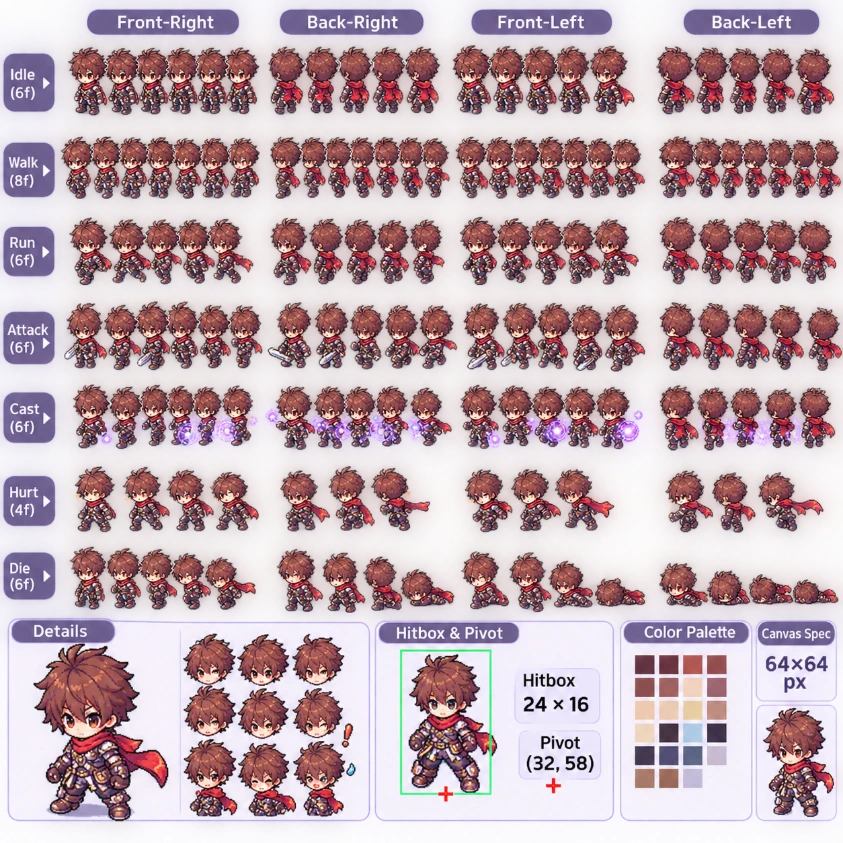
#> input picture art/raw/adventurer_4dir.webp, 843 x 843 px
$ python slice_props.py ../art/raw/adventurer_4dir.webp ../art/raw/adventurer_anim.webp ../art/raw/adventurer_anim.webp 100 5
#> lines starting #> are read from the running program, lines starting #| are printed output that depends on the picture; after the words box and inside, x2 and y2 are one past the last pixel; in counts of white or black regions, pixels touching at a corner belong together
"""Cut a sheet of separate props into one PNG per object.
Background: real alpha, or a light flat/checkerboard backdrop (flood-filled from the border, so white parts
inside outlined objects survive). Objects = connected blobs (after a small dilation so thin bits stay attached).
Usage: python3 -I tools/slice_props.py SHEET OUT_DIR PREFIX [min_area=1500] [dilate_px=3]
Writes OUT_DIR/PREFIX_NN.png (trimmed, alpha) and OUT_DIR/PREFIX_index.png (numbered contact sheet)."""
import sys, os
from collections import deque
import numpy as np
from PIL import Image, ImageDraw

src, out, prefix = sys.argv[1], sys.argv[2], sys.argv[3]
min_area = int(sys.argv[4]) if len(sys.argv) > 4 else 1500
dil = int(sys.argv[5]) if len(sys.argv) > 5 else 3   # 0 = split objects that touch the neighbours
os.makedirs(out, exist_ok=True)
im = Image.open(src).convert('RGBA'); a = np.array(im); h, w = a.shape[:2]
#> further down, im is the input picture: PIL image 843x843 RGBA; mean R, G, B, A 182.8, 157.3, 166.1, 196
rgb = a[:, :, :3].astype(int)
fg = a[:, :, 3] > 40
#> fg: shape (843, 843) bool; every value is 1
if fg.all():   # no real alpha: flood the light, unsaturated backdrop from the border
    light = (rgb.max(2) - rgb.min(2) < 14) & (rgb.min(2) > 205)
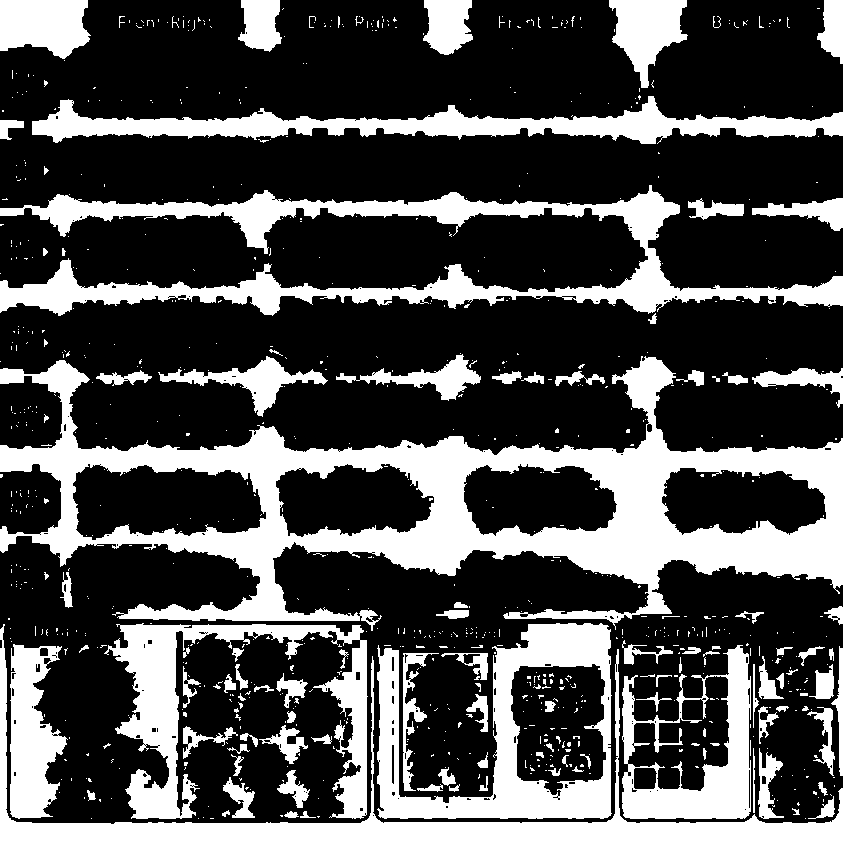
#> light: shape (843, 843) bool; 30% white; 848 white regions (734 under 20 px), largest, box (x1, y1, x2, y2) and area: (0, 356, 843, 631) 65201, (0, 185, 843, 316) 26994, (0, 624, 843, 843) 19981
    bg = np.zeros((h, w), bool); q = deque()
    for x in range(w):
        for y in (0, h - 1):
            if light[y, x] and not bg[y, x]: bg[y, x] = True; q.append((y, x))
#> bg: shape (843, 843) bool; 0.16% white in thin lines or dots
    for y in range(h):
        for x in (0, w - 1):
            if light[y, x] and not bg[y, x]: bg[y, x] = True; q.append((y, x))
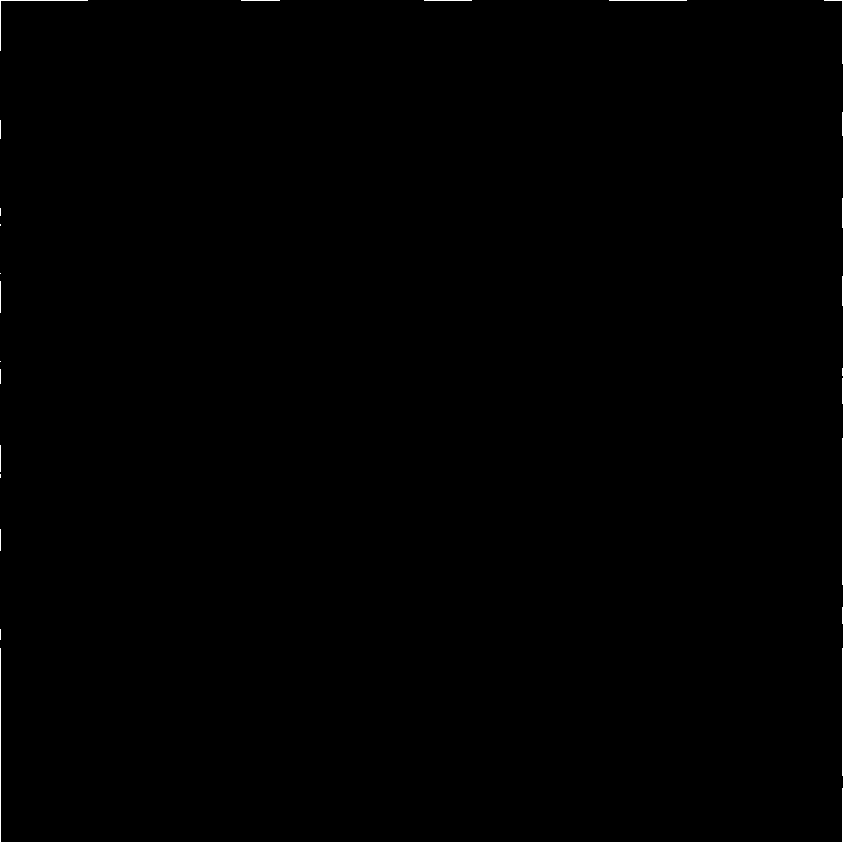
#> bg: shape (843, 843) bool; 0.29% white in thin lines or dots
    while q:
        y, x = q.popleft()
        for dy, dx in ((1, 0), (-1, 0), (0, 1), (0, -1)):
            ny, nx = y + dy, x + dx
            if 0 <= ny < h and 0 <= nx < w and light[ny, nx] and not bg[ny, nx]: bg[ny, nx] = True; q.append((ny, nx))
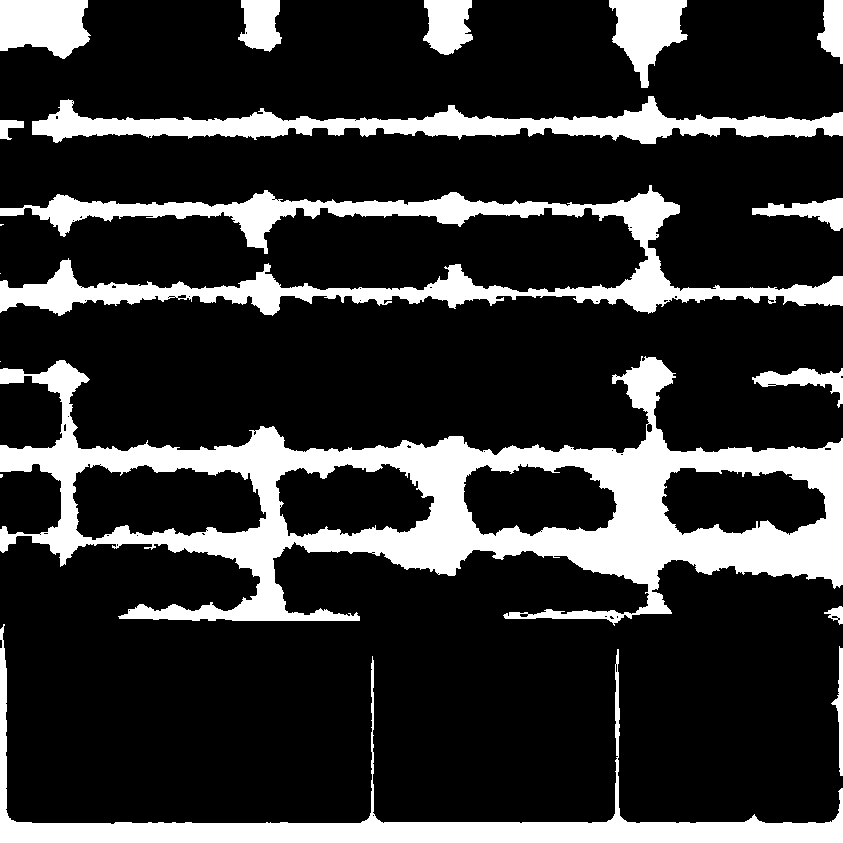
#> bg: shape (843, 843) bool; 20.2% white; 18 white regions (4 under 20 px), largest, box (x1, y1, x2, y2) and area: (0, 356, 843, 626) 64905, (0, 185, 843, 316) 26892, (0, 624, 843, 843) 19981
    fg = ~bg
    a[:, :, 3] = np.where(fg, 255, 0)
# blobs on a dilated mask
d = fg.copy()
for dy in (-dil, 0, dil):
    for dx in (-dil, 0, dil): d |= np.roll(np.roll(fg, dy, 0), dx, 1)
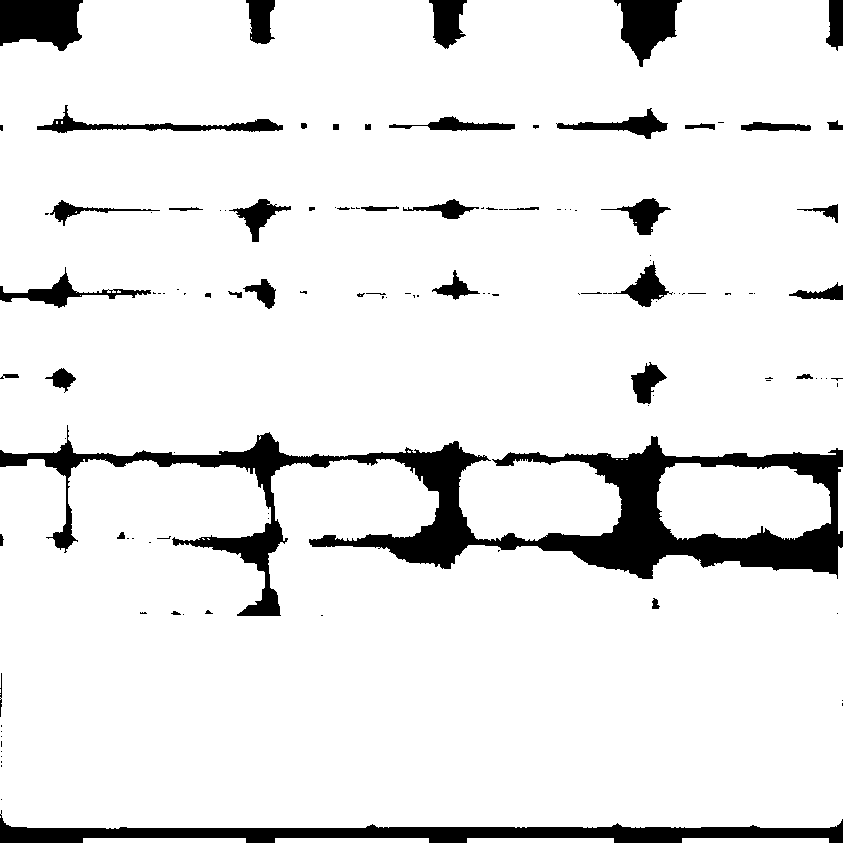
#> d: shape (843, 843) bool; 90.9% white; 124 black regions (79 under 20 px), largest, box (x1, y1, x2, y2) and area: (0, 425, 843, 616) 32517, (0, 810, 843, 843) 10094, (0, 0, 83, 51) 3374
lab = np.zeros((h, w), int); n = 0; boxes = []
for y0 in range(h):
    for x0 in range(w):
        if d[y0, x0] and not lab[y0, x0]:
            n += 1; lab[y0, x0] = n; q = deque([(y0, x0)]); ys = [y0]; xs = [x0]; cnt = 0
            while q:
                y, x = q.popleft(); cnt += 1
                for dy, dx in ((1, 0), (-1, 0), (0, 1), (0, -1)):
                    ny, nx = y + dy, x + dx
                    if 0 <= ny < h and 0 <= nx < w and d[ny, nx] and not lab[ny, nx]:
                        lab[ny, nx] = n; q.append((ny, nx)); ys.append(ny); xs.append(nx)
            if cnt >= min_area: boxes.append((n, min(ys), min(xs), max(ys), max(xs)))
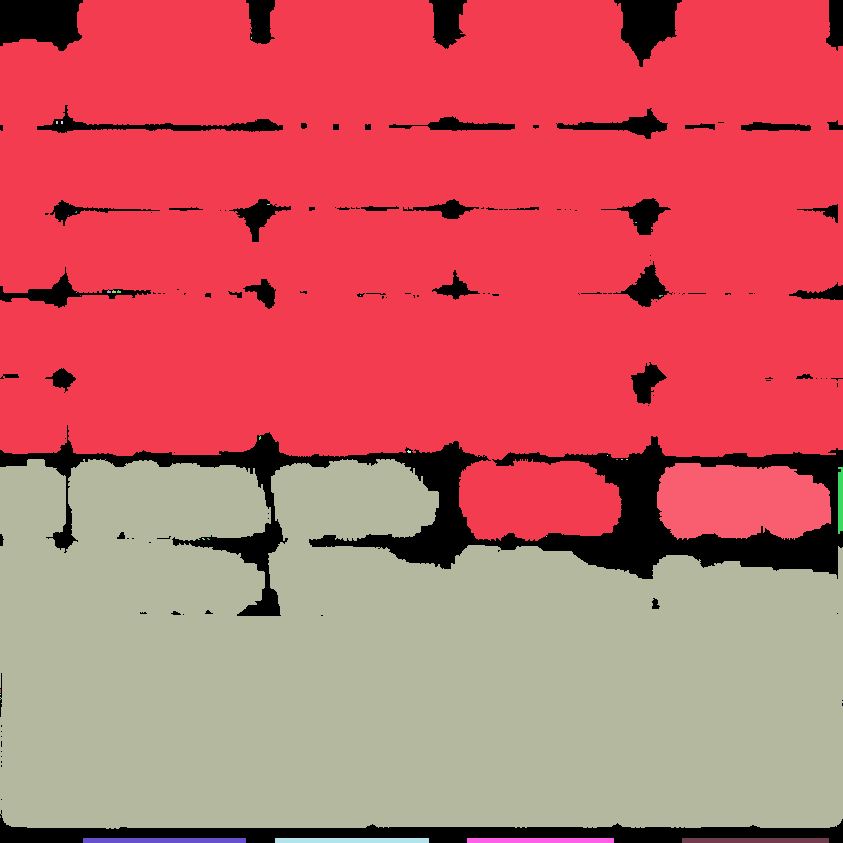
#> lab: shape (843, 843) int64; 41 distinct labels, from 0 to 40; one colour per label, 0 black
boxes.sort(key=lambda b: (b[1] // 120, b[2]))   # reading order (rows of ~120 px)
sheet = Image.new('RGBA', (w, h), (40, 44, 60, 255)); dr = ImageDraw.Draw(sheet)
for i, (k, y0, x0, y1, x1) in enumerate(boxes):
    m = (lab[y0:y1 + 1, x0:x1 + 1] == k) & fg[y0:y1 + 1, x0:x1 + 1]
    crop = a[y0:y1 + 1, x0:x1 + 1].copy(); crop[:, :, 3] = np.where(m, crop[:, :, 3], 0)
    Image.fromarray(crop).save(f'{out}/{prefix}_{i:02d}.png')
    sheet.alpha_composite(Image.fromarray(crop), (x0, y0)); dr.text((x0 + 4, y0 + 2), str(i), fill=(255, 80, 80, 255))
    print(i, x1 - x0 + 1, y1 - y0 + 1)
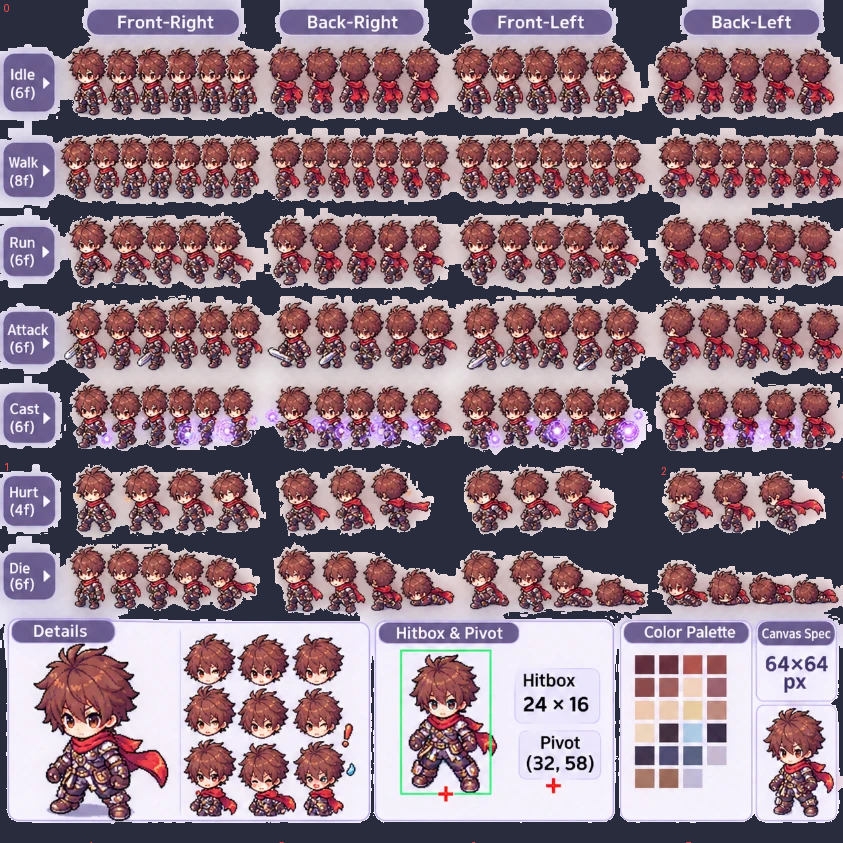
#> sheet: PIL image 843x843 RGBA; mean R, G, B, A 144, 120.7, 132, 255
sheet.convert('RGB').save(f'{out}/{prefix}_index.png')

$ run again, on art/raw/archer_anim.png
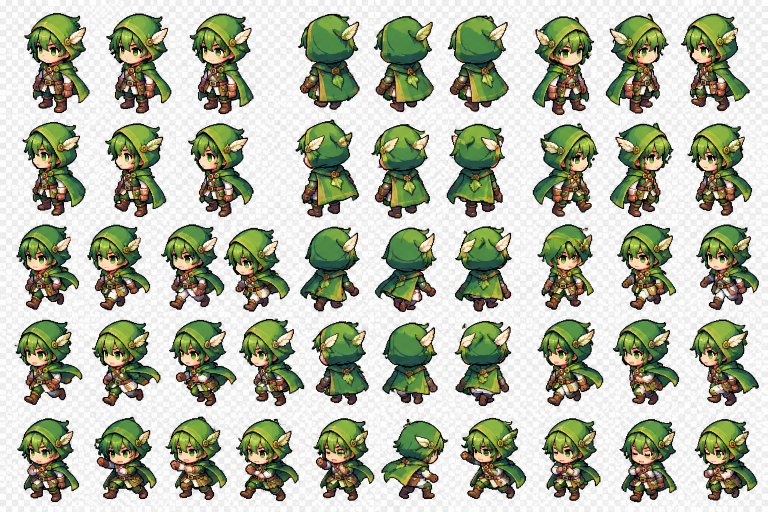
#> input picture art/raw/archer_anim.png, 1536 x 1024 px (shown at 1/2 size)
#> light: shape (1024, 1536) bool; 56.5% white; 69 black regions (21 under 20 px), largest, box (x1, y1, x2, y2) and area: (379, 27, 508, 229) 17078, (48, 26, 180, 227) 17025, (596, 27, 720, 220) 16875
#> after the loop `for y in range(h):`:
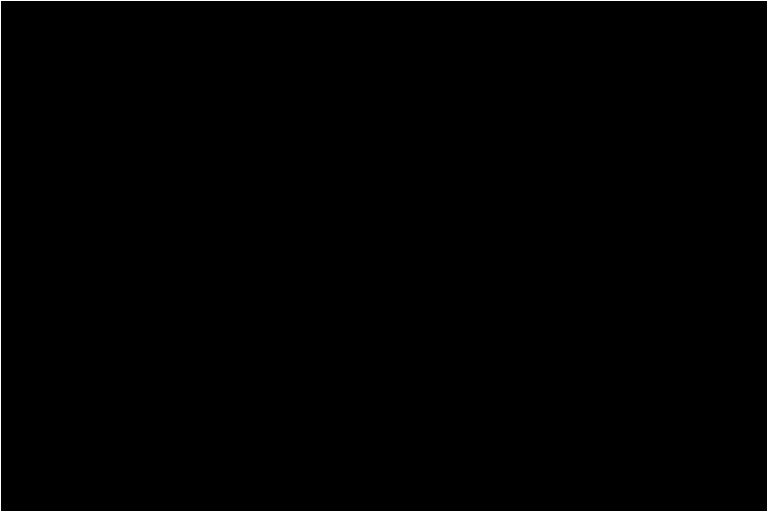
#> bg: shape (1024, 1536) bool (shown at 1/2 size); 0.33% white in thin lines or dots
#> after the loop `for i, (k, y0, x0, y1, x1) in enumerate(boxes):`:
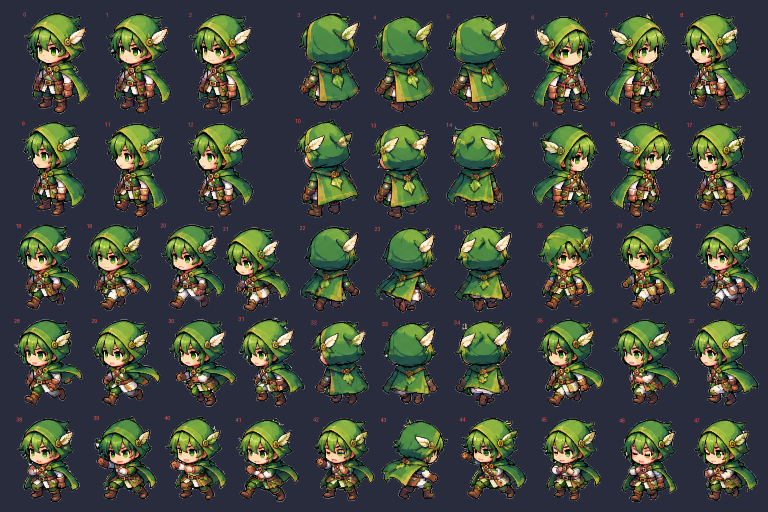
#> sheet: PIL image 1536x1024 RGBA (shown at 1/2 size); mean R, G, B, A 64.7, 72, 62, 255
